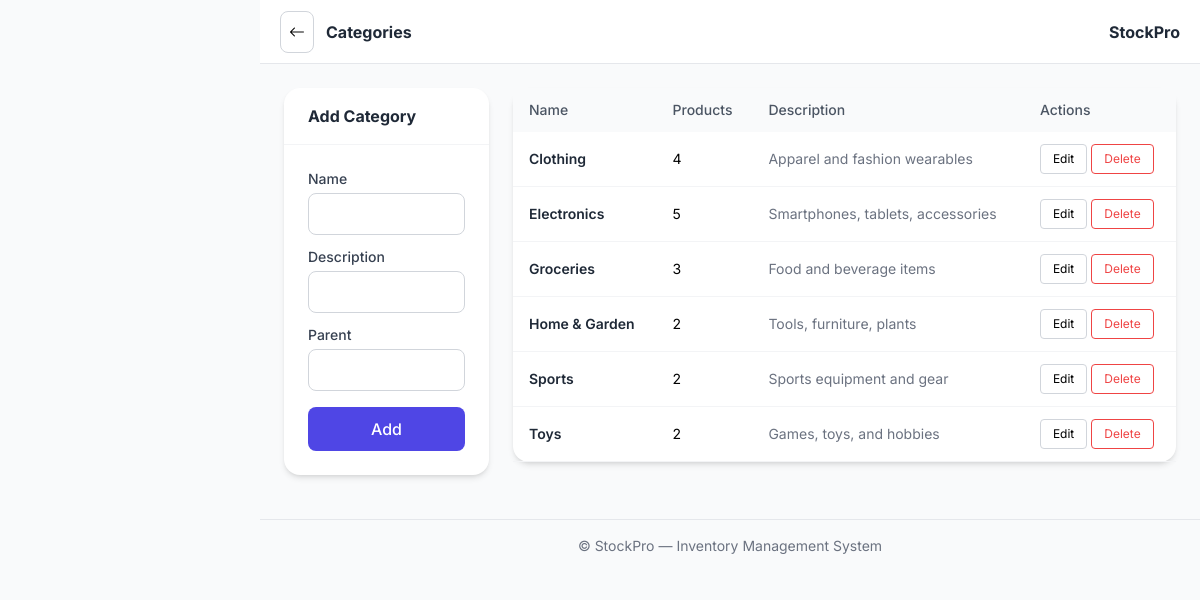
The page /dashboard/categories/ (signed in) on the database its author committed.
### inventory/models.py (models this page shows, shortened)
class Category(models.Model):
    name = models.CharField(max_length=100, unique=True)
    description = models.TextField(blank=True)
    parent = models.ForeignKey(
        'self', on_delete=models.SET_NULL, null=True, blank=True, related_name='subcategories'
    )
    created_at = models.DateTimeField(auto_now_add=True)
    class Meta:
        verbose_name_plural = "Categories"
        ordering = ["name"]
    @property
    def product_count(self):
        return self.products.filter(status="active").count()

### inventory/views.py (the view)
# urls.py: path("categories/", views.category_list, name="category_list"),
@login_required
@manager_or_admin_required
def category_list(request):
    categories = Category.objects.all()
    form = CategoryForm()
    if request.method == "POST":
        form = CategoryForm(request.POST)
        if form.is_valid():
            form.save()
            messages.success(request, "Category added!")
            return redirect("category_list")
    return render(request, "inventory/category_list.html",
                  {"categories": categories, "form": form})

### inventory/forms.py
class CategoryForm(forms.ModelForm):
    class Meta:
        model = Category
        fields = ["name", "description", "parent"]
        widgets = {
            "name": forms.TextInput(attrs={"class": "form-control"}),
            "description": forms.Textarea(attrs={"class": "form-control", "rows": 2}),
            "parent": forms.Select(attrs={"class": "form-select"}),
        }

### inventory/templates/inventory/category_list.html (shortened to what this page needs)
{% extends 'base.html' %}
{% block page_title %}Categories{% endblock %}
{% block content %}
<div class="grid grid-cols-1 lg:grid-cols-4 gap-6">
  <div class="lg:col-span-1">
    <div class="bg-white rounded-2xl shadow-md mb-5">
      <div class="px-6 py-4 border-b border-gray-100 font-bold text-gray-800">Add Category</div>
      <div class="p-6">
        <form method="post">
          <div class="space-y-3">
            {% for field in form %}
              <div>
                <label class="block text-sm font-medium text-gray-700 mb-1" for="{{ field.id_for_label }}">{{ field.label }}</label>
                <input type="text" name="{{ field.name }}" id="{{ field.id_for_label }}" class="w-full px-3 py-2 rounded-lg border border-gray-300 focus:ring-2 focus:ring-primary-500 focus:border-primary-500 outline-none transition-all bg-white" {% if field.field.required %}required{% endif %}>
              </div>
            {% endfor %}
          </div>
          <button type="submit" class="w-full mt-4 px-4 py-2.5 bg-primary-600 text-white rounded-lg font-medium hover:bg-primary-700">Add</button>
        </form>
      </div>
    </div>
  </div>
  <div class="lg:col-span-3">
    <div class="bg-white rounded-2xl shadow-md">
      <div class="overflow-x-auto">
        <table class="w-full text-sm">
          <thead class="bg-gray-50">
            <tr class="text-gray-600">
              <th class="px-4 py-3 text-left font-medium">Name</th>
              <th class="px-4 py-3 text-left font-medium">Products</th>
              <th class="px-4 py-3 text-left font-medium">Description</th>
              <th class="px-4 py-3 text-left font-medium">Actions</th>
            </tr>
          </thead>
          <tbody>
            {% for c in categories %}
            <tr class="border-b border-gray-100 hover:bg-gray-50/60">
              <td class="px-4 py-3 font-semibold text-gray-800">{{ c.name }}</td>
              <td class="px-4 py-3">{{ c.product_count }}</td>
              <td class="px-4 py-3 text-gray-500">{{ c.description|default:'—' }}</td>
              <td class="px-4 py-3">
                <div class="inline-flex gap-1">
                  <a href="{% url 'category_edit' c.pk %}" class="px-3 py-1.5 text-xs border border-gray-300 rounded hover:bg-gray-50">Edit</a>
                  <form method="post" action="{% url 'category_delete' c.pk %}" style="display:inline;" onsubmit="return confirm('Delete this category?')">
                    <button type="submit" class="px-3 py-1.5 text-xs border border-danger-500 text-danger-500 rounded hover:bg-danger-50">Delete</button>
                  </form>
                </div>
              </td>
            </tr>
            {% empty %}
            <tr>
              <td colspan="4" class="px-4 py-8 text-center text-gray-500">No categories yet.</td>
            </tr>
            {% endfor %}
          </tbody>
        </table>
      </div>
    </div>
  </div>
</div>
{% endblock %}

### rows shown on the page
Category: name "Clothing", product_count "4", description "Apparel and fashion wearables"
Category: name "Electronics", product_count "5", description "Smartphones, tablets, accessories"
Category: name "Groceries", product_count "3", description "Food and beverage items"
Category: name "Home & Garden", product_count "2", description "Tools, furniture, plants"
Category: name "Sports", product_count "2", description "Sports equipment and gear"
Category: name "Toys", product_count "2", description "Games, toys, and hobbies"

### other values the page prints
{{ field.label }} "Name" "Description" "Parent"
